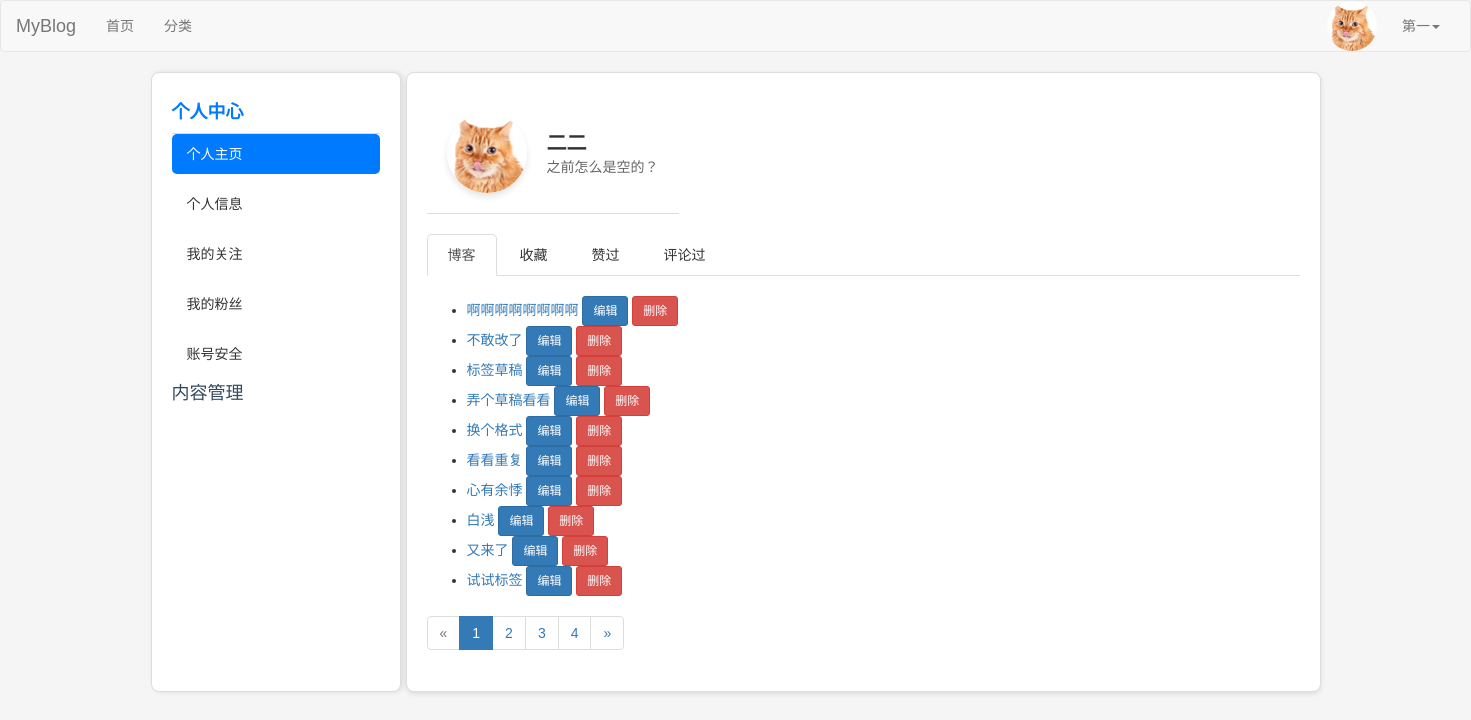
Page /my-posts/ (signed in) on the committed database.
### users/models.py (models this page shows, shortened)
class UserProfile(models.Model):
    USER_GENDER_TYPE = (
        ('male','男'),
        ('female','女'),
    )
    owner = models.OneToOneField(User, on_delete=models.CASCADE, verbose_name='用户')
    nickname=models.CharField(verbose_name='昵称',max_length=23,blank=True,null=True)
    birthday=models.DateTimeField(verbose_name='生日',blank=True,null=True)
    gender=models.CharField(verbose_name='性别', choices=USER_GENDER_TYPE,max_length=6,default='male')
    image=models.ImageField(verbose_name='用户头像',upload_to=user_avatar_upload_to,default='image/default.jpg',max_length=255)
    desc=models.TextField(verbose_name='个人简介',max_length=200,blank=True,default='')
    signature=models.CharField(verbose_name='个性签名',max_length=50,blank=True,default='')

### blog/models.py (models this page shows, shortened)
class Post(models.Model):
    DRAFT = 'draft'
    PUBLISHED = 'published'
    STATUS_CHOICES = [
        (DRAFT, '草稿'),
        (PUBLISHED, '已发布'),
    ]
    title = models.CharField(max_length=61, verbose_name="文章标题")
    desc = models.TextField(max_length=200, blank=True, default="", verbose_name="文章描述")
    category = models.ForeignKey(Category, on_delete=models.CASCADE, verbose_name="分类")
    content = models.TextField(verbose_name="文章详情")
    tags = models.ManyToManyField(Tag, related_name='posts', verbose_name="文章标签")  # 修改为 ManyToManyField
    owner = models.ForeignKey(User, on_delete=models.CASCADE, verbose_name="作者")
    is_hot = models.BooleanField(default=False, verbose_name='是否热门')
    pv = models.IntegerField(default=0, verbose_name='浏览量')
    add_date = models.DateTimeField(auto_now_add=True, verbose_name="添加时间")
    pub_date = models.DateTimeField(auto_now=True, verbose_name="修改时间")
    status = models.CharField(max_length=10, choices=STATUS_CHOICES, default=DRAFT, verbose_name="状态")
    liked_users = models.ManyToManyField(
        User,
        related_name="liked_posts",
        blank=True,
        verbose_name="点赞用户",
    )
    favorited_users = models.ManyToManyField(
        User,
        related_name="favorited_posts",
        blank=True,
        verbose_name="收藏用户",
    )
    class Meta:
        verbose_name = "文章"
        verbose_name_plural = verbose_name

### blog/views/user.py (the view)
# urls.py: path('my-posts/', user.my_posts, name='my_posts'),
@login_required
def my_posts(request):
    post_list = Post.objects.filter(owner=request.user, status=Post.PUBLISHED).order_by('-pub_date')
    paginator = Paginator(post_list, 10)  # 每页显示5篇文章
    page = request.GET.get('page', 1)  # 获取当前页码
    try:
        posts = paginator.page(page)
    except PageNotAnInteger:
        posts = paginator.page(1)
    except EmptyPage:
        posts = paginator.page(paginator.num_pages)
    return render(
        request,
        'users/my_posts.html',
        {
            'posts': posts,  # 将分页后的文章传递到模板
            'active_menu': 'user-info',  # 设置当前活动的菜单
            'active_link': 'my_posts',  # 设置当前活动的链接
        }
    )

### blog/templates/users/my_posts.html (shortened to what this page needs)
{% extends 'layout/user.html' %}
{% block nav %}
    <ul class="nav nav-tabs">
        <li role="presentation" class="active"><a href="{% url 'blog:my_posts' %}">博客</a></li>
        <li role="presentation"><a href="{% url 'blog:favorited_posts' %}">收藏</a></li>
        <li role="presentation"><a href="{% url 'blog:liked_posts' %}">赞过</a></li>
        <li role="presentation"><a href="{% url 'blog:commented_posts' %}">评论过</a></li>
    </ul>
{% endblock %}
{% block blogs %}
    <div class="container">
        {% if posts %}
            <ul class="post-titles">
                {% for post in posts %}
                    <li>
                        <a href="{% url 'blog:post_detail' post.id %}">{{ post.title }}</a>
                        <span class="operation">
                            <a href="{% url 'blog:edit_post' post.id %}" class="btn btn-primary btn-sm ml-2">编辑</a>
                        <button type="button" class="btn btn-danger btn-sm ml-2" data-toggle="modal" data-target="#deleteModal-{{ post.id }}">删除</button>
                        </span>
                    </li>
                {% endfor %}
            </ul>
        {% else %}
            <p>你还没有发布任何博客。</p>
        {% endif %}
    </div>
    <nav aria-label="Page navigation">
            <ul class="pagination">
                {% if posts.has_previous %}
                    <li>
                        <a href="?page={{ posts.previous_page_number }}" aria-label="Previous">
                            <span aria-hidden="true">«</span>
                        </a>
                    </li>
                {% else %}
                    <li class="disabled">
                        <span aria-hidden="true">«</span>
                    </li>
                {% endif %}
                {% for num in posts.paginator.page_range %}
                    {% if posts.number == num %}
                        <li class="active">
                            <span>{{ num }} <span class="sr-only">(current)</span></span>
                        </li>
                    {% else %}
                        <li>
                            <a href="?page={{ num }}">{{ num }}</a>
                        </li>
                    {% endif %}
                {% endfor %}
                {% if posts.has_next %}
                    <li>
                        <a href="?page={{ posts.next_page_number }}" aria-label="Next">
                            <span aria-hidden="true">»</span>
                        </a>
                    </li>
                {% else %}
                    <li class="disabled">
                        <span aria-hidden="true">»</span>
                    </li>
                {% endif %}
            </ul>
        </nav>
{% endblock %}

### blog/templates/layout/user.html (shortened to what this page needs)
{% extends 'layout/basic.html' %}
{% load static %}
{% block css %}
    <link rel="stylesheet" href="{% static 'css/user.css' %}">
{% endblock %}
{% block content %}
    <div class="container">
        <div class="sidebar">
            <h3 id="user-info-header" onclick="toggleSubmenu('user-info')"
                class="{% if active_menu == 'user-info' %}active{% endif %}">个人中心</h3>
            <ul id="user-info" class="submenu{% if active_menu == 'user-info' %} active{% endif %}">
                <li><a href="{% url 'blog:my_posts' %}"
                       class="{% if active_link == 'my_posts' %}active-link{% endif %}">个人主页</a></li>
                <li><a href="{% url 'users:user_profile' %}"
                       class="{% if active_link == 'user_profile' %}active-link{% endif %}">个人信息</a></li>
                <li><a href="{% url 'users:my_following' %}"
                       class="{% if active_link == 'my_following' %}active-link{% endif %}">我的关注</a></li>
                <li><a href="{% url 'users:my_followers' %}"
                       class="{% if active_link == 'my_followers' %}active-link{% endif %}">我的粉丝</a></li>
                <li><a href="{% url 'users:account_safety' %}"
                       class="{% if active_link == 'account_safety' %}active-link{% endif %}">账号安全</a></li>
            </ul>
            <h3 id="content-manage-header" onclick="toggleSubmenu('content-manage')"
                class="{% if active_menu == 'content-manage' %}active{% endif %}">内容管理</h3>
        </div>
        <div class="content-wrapper">
            {% block user_content %}
                <div class="container">
                    <div class="profile-header">
                        <img src="{{ request.user.userprofile.image.url }}" alt="Avatar" class="avatar">
                        <div>
                            <div class="nickname">
                                {% if request.user.userprofile.nickname %}
                                    <span>{{ request.user.userprofile.nickname }}</span>
                                {% else %}
                                    <span>{{ request.user.username }}</span>
                                {% endif %}
                            </div>
                            <div class="description">
                                {% if  request.user.userprofile.desc %}
                                    <span>{{ request.user.userprofile.desc }}</span>
                                {% else %}
                                    <span>这个人很神秘</span>
                                {% endif %}
                            </div>
                        </div>
                    </div>
                </div>
            {% endblock %}
            {% block nav %}
            {% endblock %}
            {% block blogs %}
            {% endblock %}
        </div>
    </div>
{% endblock %}

### users/templates/layout/basic.html (shortened to what this page needs)
{% load static %}
<!DOCTYPE html>
<html lang="en">
<head>
    <link rel="stylesheet" href="{% static 'plugin/bootstrap/css/bootstrap.css' %}">
    <link rel="stylesheet" href="{% static 'plugin/font-awesome/css/font-awesome.min.css' %}">
    {% block css %}{% endblock %}
</head>
<body>
<nav class="navbar navbar-default">
    <div class="container-fluid">
        <div class="navbar-header">
            <a class="navbar-brand" href="#">MyBlog</a>
        </div>
        <div class="collapse navbar-collapse" id="bs-example-navbar-collapse-1">
            <ul class="nav navbar-nav">
                <li><a href="{% url 'blog:index' %}">首页<span class="sr-only">(current)</span></a></li>
                <li><a href="{% url 'blog:category_list' %}">分类</a></li>
            </ul>
            <ul class="nav navbar-nav navbar-right">
    {% if request.user.is_authenticated %}
        <li class="user-avatar">
            <img src="{{ request.user.userprofile.image.url }}" alt="User Avatar" class="avatar-img">
        </li>
        <li class="dropdown">
            <a href="#" class="dropdown-toggle" data-toggle="dropdown" role="button" aria-haspopup="true"
               aria-expanded="false">
               {{ request.user.username }}<span class="caret"></span>
            </a>
        </li>
    {% else %}
        <li><a href="{% url 'users:login' %}">登录</a></li>
        <li><a href="{% url 'users:register' %}" target="_blank">注册</a></li>
    {% endif %}
</ul>
        </div>
    </div>
</nav>
{% block content %}{% endblock %}
</body>
</html>

### static/css/user.css (style rules this page uses)
body { font-family: Arial, sans-serif; margin: 0; padding: 0; background-color: #f9f9f9; }
.container { display: flex; }
.sidebar { width: 220px; background-color: #ffffff; padding: 15px 10px; height: auto; border: 1px solid #ddd; border-radius: 8px; box-shadow: 0 2px 4px rgba(0, 0, 0, 0.1); margin: 20px; }
.sidebar h3 { margin-bottom: 10px; font-size: 16px; color: #34495e; cursor: pointer; }
.sidebar ul { list-style: none; padding: 0; margin: 0; }
.sidebar ul li { margin-bottom: 10px; }
.sidebar ul li a { text-decoration: none; color: #34495e; font-size: 14px; padding: 10px; display: block; border-radius: 4px; }
.submenu { display: none; margin-left: 10px; }
.submenu.active { display: block; }

### blog/templates/layout/user.html (style rules this page uses)
body { font-family: 'Arial', sans-serif; background-color: #f5f5f5; margin: 0; padding: 0; }
.container { display: flex; flex-direction: row; padding: 0; }
.sidebar { width: 250px; background-color: #ffffff; padding: 20px; box-shadow: 2px 0 5px rgba(0, 0, 0, 0.1); height: 620px; overflow-y: auto; border-right: 1px solid #ddd; flex-shrink: 0; margin: 0; }
.sidebar h3 { margin: 10px 0; font-size: 18px; cursor: pointer; }
.sidebar h3.active { color: #007bff; font-weight: bold; }
.sidebar ul { margin: 10px 0; padding: 0; list-style: none; border-top: 1px solid #ddd; }
.sidebar ul.submenu li a { display: block; padding: 10px 15px; color: #333; text-decoration: none; border-radius: 5px; transition: all 0.3s ease; }
.sidebar ul.submenu li a:hover, .sidebar ul.submenu li a.active-link { background-color: #007bff; color: #fff; }
.content-wrapper { flex-grow: 1; margin-left: 5px; padding: 20px; background-color: #ffffff; border: 1px solid #ddd; border-radius: 8px; box-shadow: 0 2px 5px rgba(0, 0, 0, 0.1); animation: fadeIn 0.3s ease-in-out; width: 500px; }
.profile-header { display: flex; align-items: center; gap: 20px; padding: 20px; border-bottom: 1px solid #ddd; }
.avatar { width: 80px; height: 80px; border-radius: 50%; box-shadow: 0 4px 6px rgba(0, 0, 0, 0.1); }
.nickname { font-size: 20px; font-weight: bold; color: #333; }
.description { font-size: 14px; color: #666; }
.nav-tabs { display: flex; margin: 20px 0; border-bottom: 1px solid #ddd; }
.nav-tabs li { list-style: none; }
.nav-tabs li a { display: block; padding: 10px 20px; color: #333; text-decoration: none; border-radius: 5px 5px 0 0; transition: background-color 0.3s ease; }

### users/templates/layout/basic.html (style rules this page uses)
.user-avatar { display: inline-block; vertical-align: middle; margin-right: 10px; }
.avatar-img { width: 50px; height: 50px; border-radius: 50%; object-fit: cover; }

### blog/templates/users/my_posts.html (style rules this page uses)
.pagination { margin-top: 10px; margin-bottom: 10px; }
.post-titles { width: 860px; }

### rows in the picture
Post: title "啊啊啊啊啊啊啊啊"
Post: title "不敢改了"
Post: title "标签草稿"
Post: title "弄个草稿看看"
Post: title "换个格式"
Post: title "看看重复"
Post: title "心有余悸"
Post: title "白浅"
Post: title "又来了"
Post: title "试试标签"

### other values in the picture
{{ request.user.username }} "第一"
{{ request.user.userprofile.nickname }} "二二"
{{ request.user.userprofile.desc }} "之前怎么是空的？"
{{ num }} "1"
{{ num }} "2" "3" "4"
